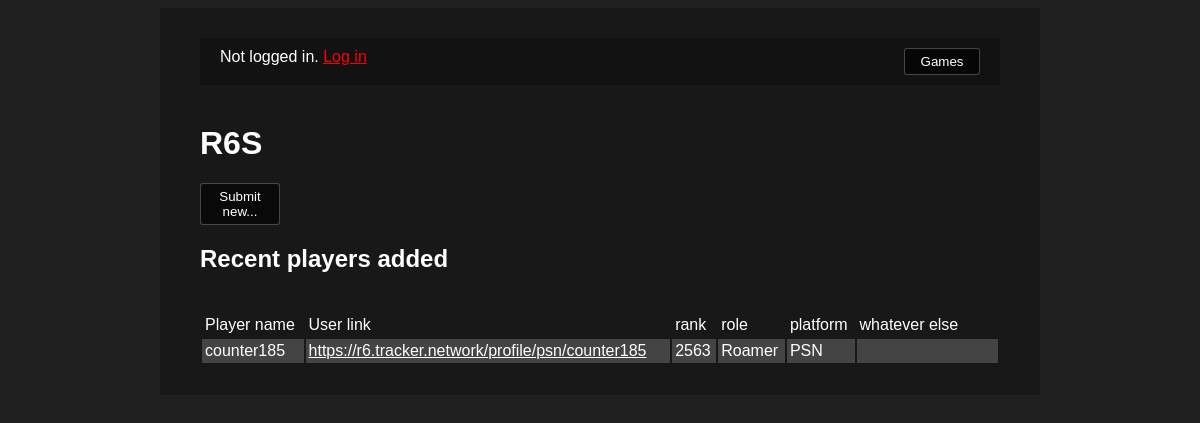
The app's page /game/1/, older data.
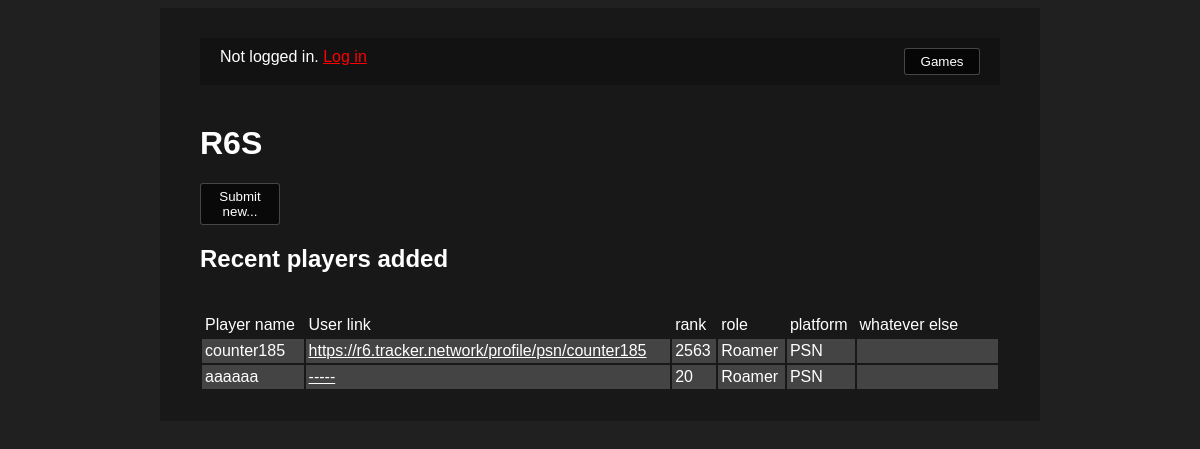
The same page, newer data.
### webapp_akari/models.py (models this page shows)
class UserSubmission(models.Model):
    game = models.ForeignKey(GameEntry, on_delete=models.CASCADE)
    playername = models.CharField(max_length=100)
    playerurl = models.CharField(max_length=150)
    data1 = models.IntegerField(default=0)
    data2 = models.IntegerField(default=0)
    data3 = models.IntegerField(default=0)
    data4 = models.IntegerField(default=0)
    submissiondate = models.DateTimeField(default="2000-06-06")
    def __str__(self):
        return f"[{self.submissiondate}] Game: {self.game.name}, Player name: {self.playername}, Player URL: {self.playerurl}, {self.data1}|{self.data2}|{self.data3}|{self.data4}"

### webapp_akari/views.py (the view)
# urls.py: path("game/<int:game_id>/", views.game_detail, name="game_detail"),
def game_detail(request, game_id):
    try:
        game = json.loads(GameEntry.objects.filter(id=game_id).first().dataConfigJson)
        gameUserSubmissions = UserSubmission.objects.filter(game=game_id)
        dataFields = {x:{y:game[x][y] for y in game[x]} for x in game if x.startswith("data")}
        print(dataFields)
        print(gameUserSubmissions)
        return render(request, "teamfinder/gamedetails.html", {
            "recentusers": gameUserSubmissions,
            "jsonConf": game,
            "game": {
                "name": game["name"],
                "hasUserLink": game["hasPlayerURL"],
                "nDataFields": game["nDataFields"],
                "dataFields": dataFields,
            }
        })
    except RuntimeError:
        return render(request, "teamfinder/errorpage.html", {})

### webapp_akari/template_filters.py (called while the page is built)
@register.filter
def get_item(dictionary, key):
    return dictionary.get(key)

def conv_data_enum(datastring, datafield, jsonconf):
    datastring = str(datastring)
    if 'enumFields' in jsonconf[datafield]:
        return jsonconf[datafield]['enumFields'][datastring] if datastring in jsonconf[datafield]['enumFields'] else f"--INVALID ENUM: {datastring} {len(datastring)}"
    return datastring

@register.filter
def enum_data1_string(datastring, jsonconf):
    return conv_data_enum(datastring, 'data1', jsonconf)

@register.filter
def enum_data2_string(datastring, jsonconf):
    return conv_data_enum(datastring, 'data2', jsonconf)

@register.filter
def enum_data3_string(datastring, jsonconf):
    return conv_data_enum(datastring, 'data3', jsonconf)

### webapp_akari/templates/teamfinder/gamedetails.html (shortened to what this page needs)
<!DOCTYPE html>
<html>
    <head>
        {% load static %}
        {% load template_filters %}
        <link rel="stylesheet" href="{% static 'teamfinder/style.css' %}">
    </head>
    <body>
        <div class="mainPage">
            {% include "teamfinder/panel_navbar.html" %}
            <h1>{{game.name}}</h1>
            <button class="buttonmainstyle" onclick="location.href='submit';">Submit new...</button>
            <h2>Recent players added</h2>
            <br>
            <div>
                <table class="gamestats">
                    <tr>
                        <td style="background-color: transparent;">
                            Player name
                        </td>
                        {% if game.hasUserLink %}
                        <td style="background-color: transparent;">
                            User link
                        </td>
                        {% endif %}
                        {% for x in game.dataFields %}
                        <td style="background-color: transparent;">
                            {{game.dataFields|get_item:x|get_item:'dataName'}}
                        </td>
                        {% endfor %}
                        <td style="background-color: transparent;">
                            whatever else
                        </td>
                    </tr>
                    {% for x in recentusers %}
                        <tr>
                            <td>
                                {{x.playername}}
                            </td>
                            {% if game.hasUserLink %}
                            <td>
                                <a href="{{x.playerurl}}">{{x.playerurl}}</a>
                            </td>
                            {% endif %}
                            {% if game.nDataFields >= 1 %}
                            <td>
                                {{x.data1|enum_data1_string:jsonConf}}
                            </td>
                            {% endif %}
                            {% if game.nDataFields >= 2 %}
                            <td>
                                {{x.data2|enum_data2_string:jsonConf}}
                            </td>
                            {% endif %}
                            {% if game.nDataFields >= 3 %}
                            <td>
                                {{x.data3|enum_data3_string:jsonConf}}
                            </td>
                            {% endif %}
                            <td class="playercount">
                            </td>
                        </tr>
                    {% endfor %}
                </table>
            </div>
        </div>
    </body>
</html>

Row changes from the older to the newer data that the page shows:
added UserSubmission: playername "aaaaaa", playerurl "-----", data1|enum_data1_string "20", data2|enum_data2_string "Roamer", data3|enum_data3_string "PSN"
